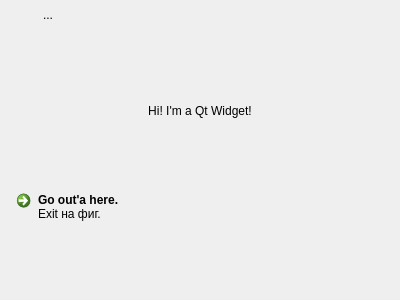
<?xml version="1.0" encoding="UTF-8"?>
<ui version="4.0">
 <class>Form</class>
 <widget class="QWidget" name="Form">
  <property name="geometry">
   <rect>
    <x>0</x>
    <y>0</y>
    <width>400</width>
    <height>300</height>
   </rect>
  </property>
  <property name="windowTitle">
   <string>Form</string>
  </property>
  <layout class="QVBoxLayout" name="verticalLayout">
   <property name="margin">
    <number>0</number>
   </property>
   <item>
    <layout class="QHBoxLayout" name="horizontalLayout">
     <item>
      <widget class="QToolButton" name="toolButton">
       <property name="text">
        <string/>
       </property>
       <property name="icon">
        <iconset resource="icons.qrc">
         <normaloff>:/applications-internet.png</normaloff>:/applications-internet.png</iconset>
       </property>
       <property name="iconSize">
        <size>
         <width>22</width>
         <height>22</height>
        </size>
       </property>
       <property name="autoRaise">
        <bool>true</bool>
       </property>
      </widget>
     </item>
     <item>
      <widget class="QToolButton" name="toolButton_2">
       <property name="text">
        <string>...</string>
       </property>
       <property name="icon">
        <iconset resource="icons.qrc">
         <normaloff>:/applications-multimedia.png</normaloff>:/applications-multimedia.png</iconset>
       </property>
       <property name="iconSize">
        <size>
         <width>22</width>
         <height>22</height>
        </size>
       </property>
       <property name="autoRaise">
        <bool>true</bool>
       </property>
      </widget>
     </item>
     <item>
      <spacer name="horizontalSpacer">
       <property name="orientation">
        <enum>Qt::Horizontal</enum>
       </property>
       <property name="sizeHint" stdset="0">
        <size>
         <width>40</width>
         <height>20</height>
        </size>
       </property>
      </spacer>
     </item>
    </layout>
   </item>
   <item>
    <layout class="QGridLayout" name="gridLayout">
     <item row="1" column="0">
      <widget class="QWidget" name="widget" native="true">
       <property name="sizePolicy">
        <sizepolicy hsizetype="Preferred" vsizetype="MinimumExpanding">
         <horstretch>0</horstretch>
         <verstretch>0</verstretch>
        </sizepolicy>
       </property>
       <property name="autoFillBackground">
        <bool>true</bool>
       </property>
       <layout class="QVBoxLayout" name="verticalLayout_2">
        <item>
         <spacer name="verticalSpacer_3">
          <property name="orientation">
           <enum>Qt::Vertical</enum>
          </property>
          <property name="sizeHint" stdset="0">
           <size>
            <width>20</width>
            <height>40</height>
           </size>
          </property>
         </spacer>
        </item>
        <item>
         <widget class="QLabel" name="label">
          <property name="text">
           <string>Hi! I'm a Qt Widget!</string>
          </property>
          <property name="alignment">
           <set>Qt::AlignCenter</set>
          </property>
         </widget>
        </item>
        <item>
         <spacer name="verticalSpacer_2">
          <property name="orientation">
           <enum>Qt::Vertical</enum>
          </property>
          <property name="sizeHint" stdset="0">
           <size>
            <width>20</width>
            <height>40</height>
           </size>
          </property>
         </spacer>
        </item>
        <item>
         <widget class="QCommandLinkButton" name="commandLinkButton">
          <property name="text">
           <string>Go out'a here.</string>
          </property>
          <property name="description">
           <string>Exit на фиг.</string>
          </property>
         </widget>
        </item>
        <item>
         <spacer name="verticalSpacer">
          <property name="orientation">
           <enum>Qt::Vertical</enum>
          </property>
          <property name="sizeHint" stdset="0">
           <size>
            <width>20</width>
            <height>40</height>
           </size>
          </property>
         </spacer>
        </item>
       </layout>
      </widget>
     </item>
    </layout>
   </item>
  </layout>
 </widget>
 <resources>
  <include location="icons.qrc"/>
 </resources>
 <connections>
  <connection>
   <sender>commandLinkButton</sender>
   <signal>clicked()</signal>
   <receiver>Form</receiver>
   <slot>close()</slot>
   <hints>
    <hint type="sourcelabel">
     <x>199</x>
     <y>204</y>
    </hint>
    <hint type="destinationlabel">
     <x>199</x>
     <y>149</y>
    </hint>
   </hints>
  </connection>
 </connections>
</ui>
